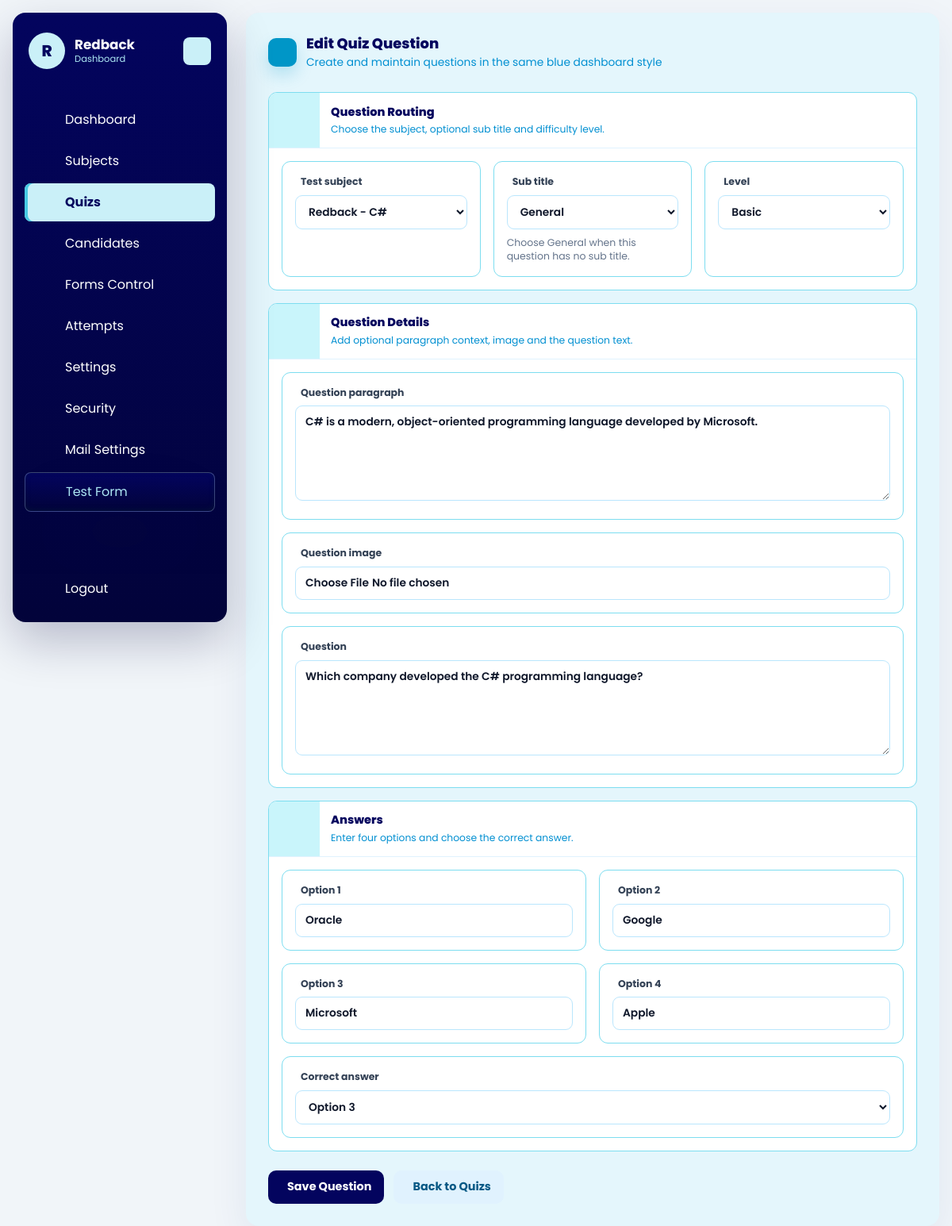
The app's page /dashboard/quizzes/61/edit/ (signed in) with its own data.
### dashboard/models.py (models this page shows, shortened)
class Company(models.Model):
    name = models.CharField(max_length=150)
    image = models.ImageField(upload_to='company/', blank=True, null=True)
    email = models.EmailField(unique=True)
    password = models.CharField(max_length=128)
    is_active = models.BooleanField(default=True)
    test_instructions = models.TextField(
        default=DEFAULT_TEST_INSTRUCTIONS,
        blank=True,
        help_text='Instructions shown to candidates in the online test instructions drawer.',
    )
    allow_full_screen_lock = models.BooleanField(default=False)
    allow_pause_lock = models.BooleanField(default=False)
    allow_tab_switch_guard = models.BooleanField(default=False)
    allow_copy_paste_block = models.BooleanField(default=False)
    allow_right_click_disable = models.BooleanField(default=False)
    full_screen_lock = models.BooleanField(default=False)
    pause_lock = models.BooleanField(default=False)
    tab_switch_guard_enabled = models.BooleanField(default=False)
    copy_paste_block_enabled = models.BooleanField(default=False)
    right_click_disable_enabled = models.BooleanField(default=False)
    max_violation_warnings = models.PositiveIntegerField(default=3)
    exam_control_password = models.CharField(max_length=128, blank=True)
    pass_persantage = models.DecimalField(max_digits=5, decimal_places=2, default=50.00)
    mail_sender_enabled = models.BooleanField(default=False)
    smtp_host = models.CharField(max_length=255, blank=True)
    smtp_port = models.PositiveIntegerField(default=587)
    smtp_username = models.CharField(max_length=255, blank=True)
    smtp_app_key = models.CharField(max_length=255, blank=True)
    smtp_use_tls = models.BooleanField(default=True)
    smtp_from_email = models.EmailField(blank=True)
    created_at = models.DateTimeField(auto_now_add=True)
    updated_at = models.DateTimeField(auto_now=True)
    class Meta:
        ordering = ['name']
        verbose_name_plural = 'Companies'

class Quiz(models.Model):
    LEVEL_BASIC = 'basic'
    LEVEL_INTERMEDIATE = 'intermediate'
    LEVEL_EXPERIENCED = 'experienced'
    LEVEL_CHOICES = [
        (LEVEL_BASIC, 'Basic'),
        (LEVEL_INTERMEDIATE, 'Intermediate'),
        (LEVEL_EXPERIENCED, 'Experienced'),
    ]
    bulk_upload = models.ForeignKey(
        'BulkQuestionUpload',
        on_delete=models.SET_NULL,
        related_name='imported_quizzes',
        blank=True,
        null=True,
    )
    test_subject = models.ForeignKey(TestSubject, on_delete=models.CASCADE, related_name='quizzes')
    sub_title = models.ForeignKey(
        SubTitle,
        on_delete=models.SET_NULL,
        related_name='quizzes',
        blank=True,
        null=True,
    )
    level = models.CharField(max_length=20, choices=LEVEL_CHOICES)
    question_paragraph = models.TextField(blank=True, null=True)
    question_image = models.ImageField(upload_to='questions/', blank=True, null=True)
    question = models.TextField(default='')
    option_1 = models.CharField(max_length=255, default='')
    option_2 = models.CharField(max_length=255, default='')
    option_3 = models.CharField(max_length=255, default='')
    option_4 = models.CharField(max_length=255, default='')
    correct_answer = models.CharField(
        max_length=20,
        choices=[
            ('option_1', 'Option 1'),
            ('option_2', 'Option 2'),
            ('option_3', 'Option 3'),
            ('option_4', 'Option 4'),
        ],
        default='option_1',
    )
    created_at = models.DateTimeField(auto_now_add=True)
    updated_at = models.DateTimeField(auto_now=True)
    class Meta:
        ordering = ['test_subject__subject', 'sub_title__title', 'level']

### dashboard/views.py (the view)
# urls.py: path('quizzes/<int:pk>/edit/', views.quiz_update, name='quiz_update'),
@company_login_required
def quiz_update(request, pk):
    quiz = get_object_or_404(Quiz, pk=pk, test_subject__company=request.company)
    form = QuizForm(request.POST or None, request.FILES or None, instance=quiz, company=request.company)
    if request.method == 'POST' and form.is_valid():
        form.save()
        messages.success(request, 'Quiz question updated successfully.')
        return redirect('dashboard:quiz_list')
    return render(
        request,
        'dashboard/quiz_form.html',
        {
            'form': form,
            'title': 'Edit Quiz Question',
            'cancel_url': 'dashboard:quiz_list',
            'subtitles_json': _subtitles_json_for_company(request.company),
        },
    )

### templates/dashboard/quiz_form.html (shortened to what this page needs)
{% extends "base.html" %}
{% block content %}
{% include 'dashboard/header.html' %}
<div id="dashboard-page-content">
<section class="quiz-form-shell">
    <div class="quiz-form-heading">
        <span class="quiz-form-heading-icon"><iconify-icon icon="mdi:clipboard-edit-outline"></iconify-icon></span>
        <div>
            <h1 class="quiz-form-title">{{ title }}</h1>
            <p class="quiz-form-subtitle">Create and maintain questions in the same blue dashboard style</p>
        </div>
    </div>
    <form method="post" enctype="multipart/form-data" data-quiz-form>
        <div class="quiz-form-card">
            <div class="quiz-form-card-head">
                <span class="quiz-form-card-icon"><iconify-icon icon="mdi:tune-variant"></iconify-icon></span>
                <span class="quiz-form-card-body">
                    <span class="quiz-form-card-title">Question Routing</span>
                    <span class="quiz-form-card-text">Choose the subject, optional sub title and difficulty level.</span>
                </span>
            </div>
            <div class="quiz-form-body">
                <div class="quiz-form-grid">
                    <div class="quiz-form-field">
                        <label for="{{ form.test_subject.id_for_label }}"><iconify-icon icon="mdi:book-open-page-variant-outline"></iconify-icon>{{ form.test_subject.label }}</label>
                        {{ form.test_subject }}
                    </div>
                    <div class="quiz-form-field">
                        <label for="{{ form.sub_title.id_for_label }}"><iconify-icon icon="mdi:format-title"></iconify-icon>{{ form.sub_title.label }}</label>
                        {{ form.sub_title }}
                        <p class="quiz-form-help">Choose General when this question has no sub title.</p>
                    </div>
                    <div class="quiz-form-field">
                        <label for="{{ form.level.id_for_label }}"><iconify-icon icon="mdi:signal-cellular-3"></iconify-icon>{{ form.level.label }}</label>
                        {{ form.level }}
                    </div>
                </div>
            </div>
        </div>
        <div class="quiz-form-card">
            <div class="quiz-form-card-head">
                <span class="quiz-form-card-icon"><iconify-icon icon="mdi:help-circle-outline"></iconify-icon></span>
                <span class="quiz-form-card-body">
                    <span class="quiz-form-card-title">Question Details</span>
                    <span class="quiz-form-card-text">Add optional paragraph context, image and the question text.</span>
                </span>
            </div>
            <div class="quiz-form-body">
                <div class="quiz-form-field">
                    <label for="{{ form.question_paragraph.id_for_label }}"><iconify-icon icon="mdi:text-box-outline"></iconify-icon>{{ form.question_paragraph.label }}</label>
                    {{ form.question_paragraph }}
                </div>
                <div class="quiz-form-field">
                    <label for="{{ form.question_image.id_for_label }}"><iconify-icon icon="mdi:image-outline"></iconify-icon>{{ form.question_image.label }}</label>
                    {{ form.question_image }}
                </div>
                <div class="quiz-form-field">
                    <label for="{{ form.question.id_for_label }}"><iconify-icon icon="mdi:comment-question-outline"></iconify-icon>{{ form.question.label }}</label>
                    {{ form.question }}
                </div>
            </div>
        </div>
        <div class="quiz-form-card">
            <div class="quiz-form-card-head">
                <span class="quiz-form-card-icon"><iconify-icon icon="mdi:format-list-checks"></iconify-icon></span>
                <span class="quiz-form-card-body">
                    <span class="quiz-form-card-title">Answers</span>
                    <span class="quiz-form-card-text">Enter four options and choose the correct answer.</span>
                </span>
            </div>
            <div class="quiz-form-body">
                <div class="quiz-form-options">
                    {% for field in form %}
                        {% if field.name == 'option_1' or field.name == 'option_2' or field.name == 'option_3' or field.name == 'option_4' %}
                            <div class="quiz-form-field">
                                <label for="{{ field.id_for_label }}"><iconify-icon icon="mdi:circle-outline"></iconify-icon>{{ field.label }}</label>
                                {{ field }}
                            </div>
                        {% endif %}
                    {% endfor %}
                </div>
                <div class="quiz-form-field">
                    <label for="{{ form.correct_answer.id_for_label }}"><iconify-icon icon="mdi:check-circle-outline"></iconify-icon>{{ form.correct_answer.label }}</label>
                    {{ form.correct_answer }}
                </div>
            </div>
        </div>
        <div class="quiz-form-actions">
            <button type="submit" class="quiz-form-btn primary">
                Save Question
            </button>
            <a href="{% url cancel_url %}" class="quiz-form-btn secondary">
                Back to Quizs
            </a>
        </div>
    </form>
</section>
</div>
{% endblock %}

### templates/dashboard/header.html (shortened to what this page needs)
<aside class="dashboard-sidebar" data-dashboard-sidebar>
    <header class="dashboard-sidebar-header">
        <a href="/" class="dashboard-brand">
            <span class="dashboard-brand-mark">{{ request.company.name|default:"Company"|slice:":1"|upper }}</span>
            <span class="dashboard-brand-text">
                <strong>{{ request.company.name|default:"Company" }}</strong>
                <span>Dashboard</span>
            </span>
        </a>
        <button class="dashboard-toggler dashboard-sidebar-toggler" type="button" aria-label="Toggle sidebar">
        </button>
    </header>
    <nav class="dashboard-sidebar-nav"
        aria-label="Dashboard navigation"
        hx-boost="true"
        hx-target="#dashboard-page-content"
        hx-select="#dashboard-page-content"
        hx-push-url="true">
        <ul class="dashboard-nav-list dashboard-primary-nav">
            {% if request.session.company_id %}
                <li class="dashboard-nav-item">
                    <a href="/dashboard/" class="dashboard-nav-link" data-dashboard-nav-link data-nav-exact>
                        <span class="dashboard-nav-label">Dashboard</span>
                    </a>
                </li>
                <li class="dashboard-nav-item">
                    <a href="/dashboard/subjects/" class="dashboard-nav-link" data-dashboard-nav-link>
                        <span class="dashboard-nav-label">Subjects</span>
                    </a>
                </li>
                <li class="dashboard-nav-item">
                    <a href="/dashboard/quizzes/" class="dashboard-nav-link" data-dashboard-nav-link>
                        <span class="dashboard-nav-label">Quizs</span>
                    </a>
                </li>
                <li class="dashboard-nav-item">
                    <a href="/dashboard/candidates/" class="dashboard-nav-link" data-dashboard-nav-link>
                        <span class="dashboard-nav-label">Candidates</span>
                    </a>
                </li>
                <li class="dashboard-nav-item">
                    <a href="/dashboard/forms-control/" class="dashboard-nav-link" data-dashboard-nav-link>
                        <span class="dashboard-nav-label">Forms Control</span>
                    </a>
                </li>
                <li class="dashboard-nav-item">
                    <a href="/dashboard/attempts/" class="dashboard-nav-link" data-dashboard-nav-link>
                        <span class="dashboard-nav-label">Attempts</span>
                    </a>
                </li>
                <li class="dashboard-nav-item">
                    <a href="/dashboard/settings/" class="dashboard-nav-link" data-dashboard-nav-link>
                        <span class="dashboard-nav-label">Settings</span>
                    </a>
                </li>
                <li class="dashboard-nav-item">
                    <a href="/dashboard/settings/security/" class="dashboard-nav-link" data-dashboard-nav-link>
                        <span class="dashboard-nav-label">Security</span>
                    </a>
                </li>
                <li class="dashboard-nav-item">
                    <a href="/dashboard/settings/mail/" class="dashboard-nav-link" data-dashboard-nav-link>
                        <span class="dashboard-nav-label">Mail Settings</span>
                    </a>
                </li>
                <li class="dashboard-nav-item">
                    <a href="/quiz/start/" class="dashboard-nav-link is-accent" data-dashboard-nav-link hx-boost="false">
                        <span class="dashboard-nav-label">Test Form</span>
                    </a>
                </li>
            {% endif %}
        </ul>
        {% if request.session.company_id %}
            <ul class="dashboard-nav-list dashboard-secondary-nav">
                <li class="dashboard-nav-item">
                    <a href="/dashboard/logout/" class="dashboard-nav-link is-danger" hx-boost="false">
                        <span class="dashboard-nav-label">Logout</span>
                    </a>
                </li>
            </ul>
        {% endif %}
    </nav>
</aside>

### records on screen
Company: company.name "R", company.name "Redback"
Quiz: test_subject "Redback - C#", sub_title "General", level "Basic", question_paragraph "C# is a modern, object-oriented programming language developed by Microsoft.", question "Which company developed the C# programming language?", form "Oracle" "Google" "Microsoft" "Apple", correct_answer "Option 3"

### other values on screen
{{ title }} "Edit Quiz Question"
{{ field.label }} "Option 1" "Option 2" "Option 3" "Option 4"
